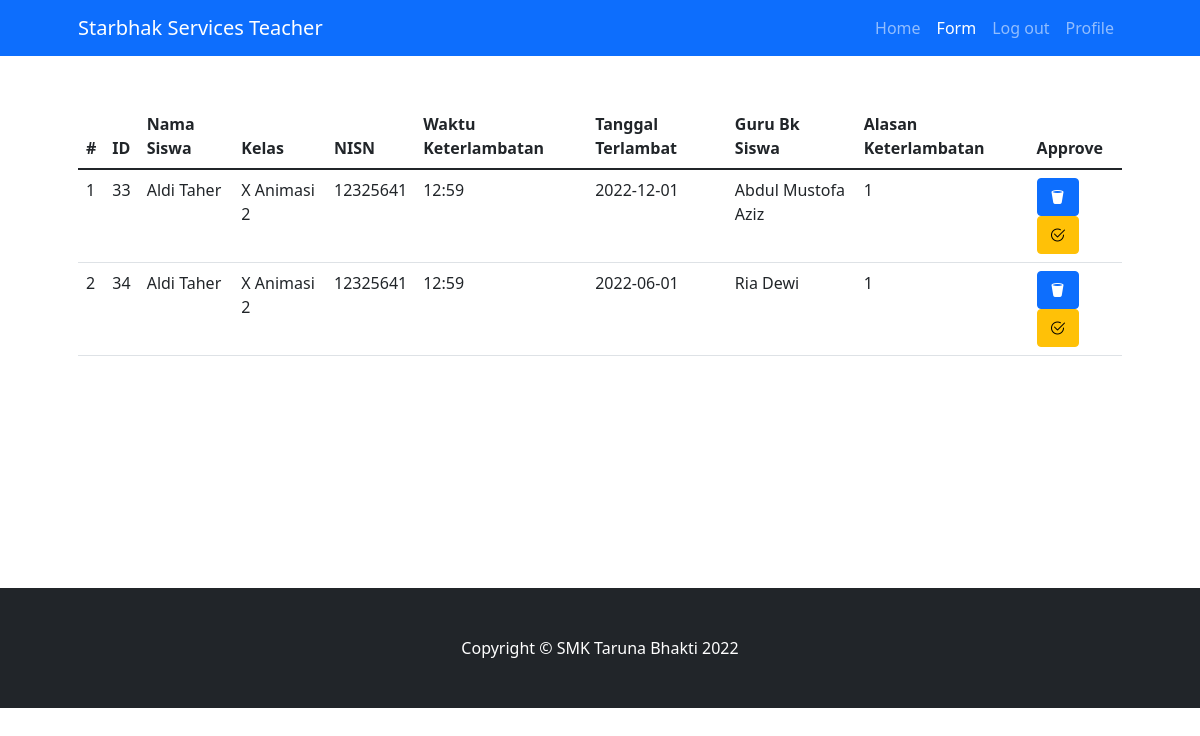
The app's page /guru/formtelat.php?id=129 (signed in) with its own data.
### tables this page shows
CREATE TABLE `keterlambatan` (
  `id` int(11) NOT NULL,
  `nama` varchar(255) NOT NULL,
  `kelas` varchar(255) NOT NULL,
  `NISN` int(11) NOT NULL,
  `menitKeterlambatan` varchar(255) NOT NULL,
  `tanggalTerlambat` date NOT NULL,
  `guruBk` varchar(255) NOT NULL,
  `alasanKeterlambatan` text NOT NULL
);

### guru/formtelat.php (the view, shortened to what this page needs)
<?php
include 'conn.php';
$id = $_GET['id'];
$sql = "SELECT * FROM guru WHERE id = '$id'";
$query = mysqli_query($conn,$sql);
$value = mysqli_fetch_assoc($query);
?>
<!DOCTYPE html>
<html lang="en">
    <head>
        <link href="https://cdn.jsdelivr.net/npm/bootstrap-icons@1.4.1/font/bootstrap-icons.css" rel="stylesheet" />
        <link href="css/styles.css" rel="stylesheet" />
    </head>
    <body>
        <nav class="navbar navbar-expand-lg navbar-dark bg-primary">
            <div class="container px-5">
                <a class="navbar-brand" href="#!">Starbhak Services Teacher</a>
                <div class="collapse navbar-collapse" id="navbarSupportedContent">
                    <ul class="navbar-nav ms-auto mb-2 mb-lg-0">
                    <li class="nav-item"><a class="nav-link " href="index2.php?id=<?= $value['id']?>">Home</a></li>
                        <li class="nav-item"><a class="nav-link active" aria-current="page" href="index2.php?id=<?= $value['id']?>">Form</a></li>
                        <li class="nav-item"><a class="nav-link" href="logout.php">Log out</a></li>
                        <li class="nav-item"><a class="nav-link" href='profil.php?id=<?= $value['id'] ?>'>Profile</a></li>
                    </ul>
                </div>
            </div>
        </nav>
        <header class="bg-white py-5">
            <div class="container px-5">
                <div class="row gx-5 justify-content-center">
                    <div class="table" style="width: fit-content; height: 420px; overflow: auto;">
                    <table class="table table-hover">
                            <thead>
                                <tr>
                                    <th scope="col">#</th>
                                    <th scope="col">ID</th>
                                    <th scope="col">Nama Siswa</th>
                                    <th scope="col">Kelas</th>
                                    <th scope="col">NISN</th>
                                    <th scope="col">Waktu Keterlambatan</th>
                                    <th scope="col">Tanggal Terlambat</th>
                                    <th scope="col">Guru Bk Siswa</th>
                                    <th scope="col">Alasan Keterlambatan</th>
                                    <th scope="col">Approve</th>
                                </tr>
                            </thead>
                            <tbody>
                            <?php
                            $i = 1;
                            include 'conn.php';
                            $sql = "SELECT * FROM keterlambatan";
                            $query = mysqli_query($conn,$sql);
                            while($value = mysqli_fetch_assoc($query)){
                            echo"
                            <tr>
                                <td>$i</td>
                                <td>$value[id]</td>
                                <td>$value[nama]</td>
                                <td>$value[kelas]</td>
                                <td>$value[NISN]</td>
                                <td>$value[menitKeterlambatan]</td>
                                <td>$value[tanggalTerlambat]</td>
                                <td>$value[guruBk]</td>
                                <td>$value[alasanKeterlambatan]</td>
                                <td>
                                    <a href='delete.php?id=".$value['id']."' style='color: #fff;'> <button type='button' class='btn btn-primary'><i class='bi bi-trash2-fill'></i></a>
                                    <a href='approve.php?id=".$value['id']."' style='color: #fff;'> <button type='button' class='btn btn-warning'><i class='bi bi-check2-circle'></i></button></a>
                                </td>
                            </tr>";
                            $i++;
                        }
                    ?>
                        </table>
                    </div>
                </div>
            </div>
        </header>
    <footer class="py-5 bg-dark">
        <div class="container px-5"><p class="m-0 text-center text-white">Copyright &copy; SMK Taruna Bhakti 2022</p></div>
    </footer>
</body>

### guru/formtelat.php (style rules this page uses)
body { overflow-x: hidden; }

### records on screen
keterlambatan: id "33", nama "Aldi Taher", kelas "X Animasi 2", NISN "12325641", menitKeterlambatan "12:59", tanggalTerlambat "2022-12-01", guruBk "Abdul Mustofa Aziz", alasanKeterlambatan "1"
keterlambatan: id "34", nama "Aldi Taher", kelas "X Animasi 2", NISN "12325641", menitKeterlambatan "12:59", tanggalTerlambat "2022-06-01", guruBk "Ria Dewi", alasanKeterlambatan "1"
